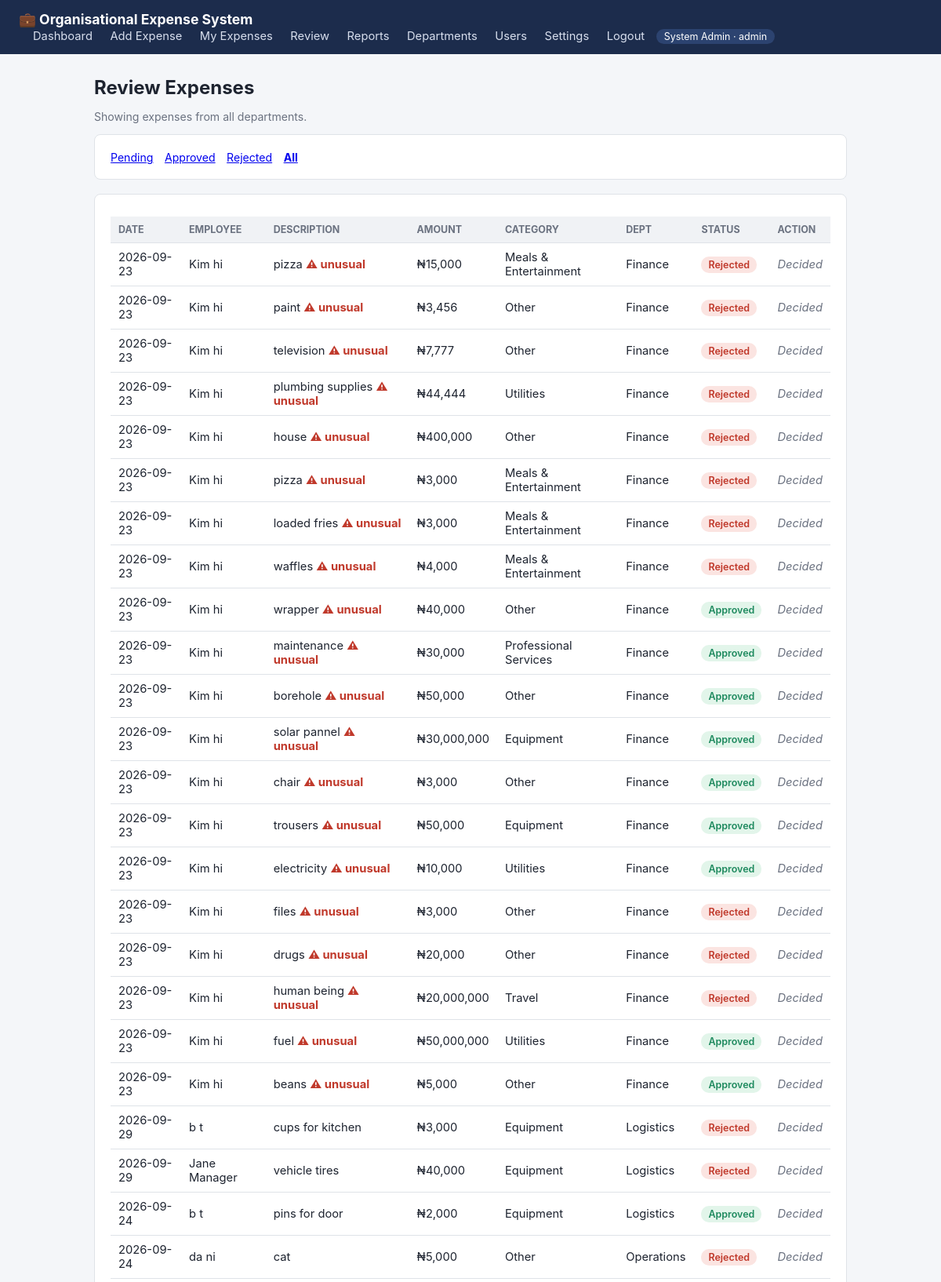
Page /expenses/review?status=All (signed in, upper part) on the committed database.
### tables this page shows
CREATE TABLE users (
            user_id INTEGER PRIMARY KEY AUTOINCREMENT,
            name TEXT NOT NULL,
            email TEXT UNIQUE NOT NULL,
            password TEXT NOT NULL,
            department TEXT,
            role TEXT NOT NULL CHECK (role IN ('employee', 'manager', 'admin'))
        , is_active INTEGER NOT NULL DEFAULT 1);

CREATE TABLE expenses (
            expense_id INTEGER PRIMARY KEY AUTOINCREMENT,
            user_id INTEGER NOT NULL,
            description TEXT NOT NULL,
            amount REAL NOT NULL,
            category TEXT,
            department TEXT,
            date TEXT NOT NULL,
            status TEXT NOT NULL DEFAULT 'Pending' CHECK (status IN ('Pending', 'Approved', 'Rejected')),
            flagged INTEGER NOT NULL DEFAULT 0,
            FOREIGN KEY (user_id) REFERENCES users(user_id)
        );

### app.py (the view)
@app.route("/expenses/review")
@login_required(("manager", "admin"))
def review_expenses():
    user = current_user()
    conn = get_connection()
    status_filter = request.args.get("status", "Pending")
    valid_statuses = ("Pending", "Approved", "Rejected", "All")
    if status_filter not in valid_statuses:
        status_filter = "Pending"
    query = """
        SELECT e.*, u.name AS employee_name
        FROM expenses e JOIN users u ON e.user_id = u.user_id
    """
    params = []
    conditions = []
    if user["role"] == "manager":
        conditions.append("e.department = ?")
        params.append(user["department"])
    if status_filter != "All":
        conditions.append("e.status = ?")
        params.append(status_filter)
    if conditions:
        query += " WHERE " + " AND ".join(conditions)
    query += " ORDER BY e.flagged DESC, e.date DESC"
    expenses = conn.execute(query, params).fetchall()
    conn.close()
    return render_template("review_expenses.html", expenses=expenses, status_filter=status_filter)

### app.py (called while the page is built)
def current_user():
    if "user_id" not in session:
        return None
    return {
        "user_id": session["user_id"],
        "name": session["name"],
        "role": session["role"],
        "department": session["department"],
    }

@app.context_processor
def inject_user():
    return {"current_user": current_user()}

### database.py (called while the page is built)
def get_connection():
    conn = sqlite3.connect(DB_PATH)
    conn.row_factory = sqlite3.Row
    conn.execute("PRAGMA foreign_keys = ON")
    return conn

### templates/review_expenses.html (shortened to what this page needs)
{% extends "base.html" %}
{% block content %}
<h1>Review Expenses</h1>
<p style="color:var(--muted);font-size:0.88rem;">
  {% if current_user.role == 'manager' %}Showing expenses from {{ current_user.department }}.{% else %}Showing expenses from all departments.{% endif %}
</p>
<div class="filters card">
  <a href="?status=Pending" class="{{ 'active' if status_filter == 'Pending' }}">Pending</a>
  <a href="?status=Approved" class="{{ 'active' if status_filter == 'Approved' }}">Approved</a>
  <a href="?status=Rejected" class="{{ 'active' if status_filter == 'Rejected' }}">Rejected</a>
  <a href="?status=All" class="{{ 'active' if status_filter == 'All' }}">All</a>
</div>
<div class="card">
  {% if expenses %}
  <table>
    <tr>
      <th>Date</th><th>Employee</th><th>Description</th><th>Amount</th>
      <th>Category</th>{% if current_user.role == 'admin' %}<th>Dept</th>{% endif %}
      <th>Status</th><th>Action</th>
    </tr>
    {% for e in expenses %}
    <tr>
      <td>{{ e.date[:10] }}</td>
      <td>{{ e.employee_name }}</td>
      <td>{{ e.description }}{% if e.flagged %} <span class="flag" title="Flagged as unusual">⚠ unusual</span>{% endif %}</td>
      <td>₦{{ "{:,.0f}".format(e.amount) }}</td>
      <td>{{ e.category }}</td>
      {% if current_user.role == 'admin' %}<td>{{ e.department }}</td>{% endif %}
      <td><span class="badge {{ e.status }}">{{ e.status }}</span></td>
      <td>
        {% if e.status == 'Pending' %}
        <form method="POST" action="{{ url_for('decide_expense', expense_id=e.expense_id) }}" class="inline">
          <input type="hidden" name="decision" value="Approved">
          <button class="btn green small" type="submit">Approve</button>
        </form>
        <form method="POST" action="{{ url_for('decide_expense', expense_id=e.expense_id) }}" class="inline" onsubmit="return addComment(this)">
          <input type="hidden" name="decision" value="Rejected">
          <input type="hidden" name="comment" class="comment-field">
          <button class="btn red small" type="submit">Reject</button>
        </form>
        {% else %}
        <span class="empty">Decided</span>
        {% endif %}
      </td>
    </tr>
    {% endfor %}
  </table>
  {% else %}
  <p class="empty">No expenses in this category.</p>
  {% endif %}
</div>
{% endblock %}

### templates/base.html (shortened to what this page needs)
<!DOCTYPE html>
<html lang="en">
<head>
</head>
<body>
<header>
  <div class="brand">💼 Organisational Expense System</div>
  <nav>
    {% if current_user %}
      <a href="{{ url_for('dashboard') }}">Dashboard</a>
      <a href="{{ url_for('new_expense') }}">Add Expense</a>
      <a href="{{ url_for('my_expenses') }}">My Expenses</a>
      {% if current_user.role in ('manager', 'admin') %}
        <a href="{{ url_for('review_expenses') }}">Review</a>
      {% endif %}
      {% if current_user.role == 'admin' %}
        <a href="{{ url_for('reports') }}">Reports</a>
        <a href="{{ url_for('manage_departments') }}">Departments</a>
        <a href="{{ url_for('manage_users') }}">Users</a>
        <a href="{{ url_for('manage_settings') }}">Settings</a>
      {% endif %}
      <a href="{{ url_for('logout') }}">Logout</a>
      <span class="role-badge">{{ current_user.name }} · {{ current_user.role }}</span>
    {% endif %}
  </nav>
</header>
<main>
  {% block content %}{% endblock %}
</main>
</body>
</html>

### templates/base.html (style rules this page uses)
:root { --navy: #1c2c4c; --navy-light: #2c4370; --green: #1f8a5f; --red: #c0392b; --amber: #b8860b; --bg: #f4f6f9; --border: #dfe3e8; --text: #1e2430; --muted: #6b7280; }
* { box-sizing: border-box; }
body { margin: 0; font-family: -apple-system, BlinkMacSystemFont, "Segoe UI", Roboto, Arial, sans-serif; background: var(--bg); color: var(--text); }
header { background: var(--navy); color: white; padding: 14px 24px; display: flex; justify-content: space-between; align-items: center; flex-wrap: wrap; }
header .brand { font-weight: 700; font-size: 1.1rem; }
nav a { color: #d7deed; text-decoration: none; margin-left: 18px; font-size: 0.92rem; }
.role-badge { background: var(--navy-light); border-radius: 12px; padding: 2px 10px; font-size: 0.78rem; margin-left: 10px; }
main { max-width: 1000px; margin: 28px auto; padding: 0 20px; }
h1 { font-size: 1.5rem; margin-bottom: 4px; }
.card { background: white; border: 1px solid var(--border); border-radius: 8px; padding: 18px 20px; margin-bottom: 18px; }
table { width: 100%; border-collapse: collapse; margin-top: 10px; }
th, td { text-align: left; padding: 9px 10px; border-bottom: 1px solid var(--border); font-size: 0.92rem; }
th { background: #f0f2f5; font-size: 0.78rem; text-transform: uppercase; color: var(--muted); }
.badge { padding: 3px 9px; border-radius: 10px; font-size: 0.78rem; font-weight: 600; }
.badge.Approved { background: #e2f5ea; color: var(--green); }
.badge.Rejected { background: #fbe4e1; color: var(--red); }
.flag { color: var(--red); font-weight: 700; }
.empty { color: var(--muted); font-style: italic; padding: 10px 0; }
.filters a { margin-right: 10px; font-size: 0.88rem; }
.filters a.active { font-weight: 700; text-decoration: underline; }

### rows in the picture
users: name "System Admin", role "admin"
expenses: date "2026-09-23", employee_name "Kim hi", description "pizza", flagged "⚠ unusual", amount "15,000", category "Meals & Entertainment", department "Finance", status "Rejected", shows "Decided"
expenses: date "2026-09-23", employee_name "Kim hi", description "paint", flagged "⚠ unusual", amount "3,456", category "Other", department "Finance", status "Rejected", shows "Decided"
expenses: date "2026-09-23", employee_name "Kim hi", description "television", flagged "⚠ unusual", amount "7,777", category "Other", department "Finance", status "Rejected", shows "Decided"
expenses: date "2026-09-23", employee_name "Kim hi", description "plumbing supplies", flagged "⚠ unusual", amount "44,444", category "Utilities", department "Finance", status "Rejected", shows "Decided"
expenses: date "2026-09-23", employee_name "Kim hi", description "house", flagged "⚠ unusual", amount "400,000", category "Other", department "Finance", status "Rejected", shows "Decided"
expenses: date "2026-09-23", employee_name "Kim hi", description "pizza", flagged "⚠ unusual", amount "3,000", category "Meals & Entertainment", department "Finance", status "Rejected", shows "Decided"
expenses: date "2026-09-23", employee_name "Kim hi", description "loaded fries", flagged "⚠ unusual", amount "3,000", category "Meals & Entertainment", department "Finance", status "Rejected", shows "Decided"
expenses: date "2026-09-23", employee_name "Kim hi", description "waffles", flagged "⚠ unusual", amount "4,000", category "Meals & Entertainment", department "Finance", status "Rejected", shows "Decided"
expenses: date "2026-09-23", employee_name "Kim hi", description "wrapper", flagged "⚠ unusual", amount "40,000", category "Other", department "Finance", status "Approved", shows "Decided"
expenses: date "2026-09-23", employee_name "Kim hi", description "maintenance", flagged "⚠ unusual", amount "30,000", category "Professional Services", department "Finance", status "Approved", shows "Decided"
expenses: date "2026-09-23", employee_name "Kim hi", description "borehole", flagged "⚠ unusual", amount "50,000", category "Other", department "Finance", status "Approved", shows "Decided"
expenses: date "2026-09-23", employee_name "Kim hi", description "solar pannel", flagged "⚠ unusual", amount "30,000,000", category "Equipment", department "Finance", status "Approved", shows "Decided"
expenses: date "2026-09-23", employee_name "Kim hi", description "chair", flagged "⚠ unusual", amount "3,000", category "Other", department "Finance", status "Approved", shows "Decided"
expenses: date "2026-09-23", employee_name "Kim hi", description "trousers", flagged "⚠ unusual", amount "50,000", category "Equipment", department "Finance", status "Approved", shows "Decided"
expenses: date "2026-09-23", employee_name "Kim hi", description "electricity", flagged "⚠ unusual", amount "10,000", category "Utilities", department "Finance", status "Approved", shows "Decided"
expenses: date "2026-09-23", employee_name "Kim hi", description "files", flagged "⚠ unusual", amount "3,000", category "Other", department "Finance", status "Rejected", shows "Decided"
expenses: date "2026-09-23", employee_name "Kim hi", description "drugs", flagged "⚠ unusual", amount "20,000", category "Other", department "Finance", status "Rejected", shows "Decided"
expenses: date "2026-09-23", employee_name "Kim hi", description "human being", flagged "⚠ unusual", amount "20,000,000", category "Travel", department "Finance", status "Rejected", shows "Decided"
expenses: date "2026-09-23", employee_name "Kim hi", description "fuel", flagged "⚠ unusual", amount "50,000,000", category "Utilities", department "Finance", status "Approved", shows "Decided"
expenses: date "2026-09-23", employee_name "Kim hi", description "beans", flagged "⚠ unusual", amount "5,000", category "Other", department "Finance", status "Approved", shows "Decided"
expenses: date "2026-09-29", employee_name "b t", description "cups for kitchen", amount "3,000", category "Equipment", department "Logistics", status "Rejected", shows "Decided"
expenses: date "2026-09-29", employee_name "Jane Manager", description "vehicle tires", amount "40,000", category "Equipment", department "Logistics", status "Rejected", shows "Decided"
expenses: date "2026-09-24", employee_name "b t", description "pins for door", amount "2,000", category "Equipment", department "Logistics", status "Approved", shows "Decided"
expenses: date "2026-09-24", employee_name "da ni", description "cat", amount "5,000", category "Other", department "Operations", status "Rejected", shows "Decided"
